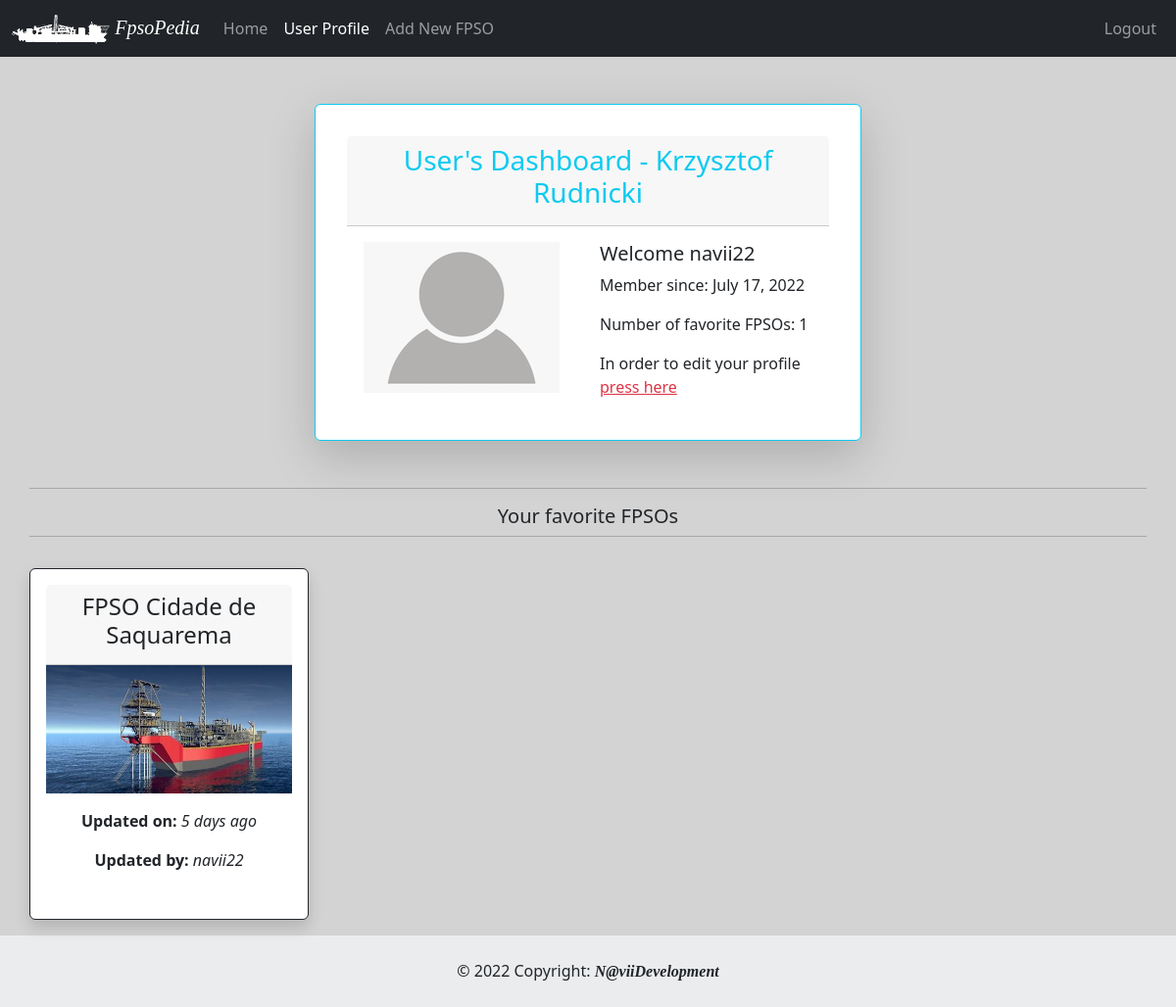
The app's page /user_dashboard/navii22 (signed in) with its own data.
### App/models.py (models this page shows, shortened)
class User (db.Model, UserMixin):
    id = db.Column(db.Integer, primary_key=True)
    user_name = db.Column(db.String, index=True)
    user_surname = db.Column(db.String, index=True)
    username = db.Column(db.String, index=True, unique=True)
    user_email = db.Column(db.String, index=True, unique=True)
    user_blog = db.Column(db.String, index=True)
    user_password_hash = db.Column(db.String(128))
    user_since = db.Column(db.DateTime, default=datetime.utcnow)
    user_last_seen= db.Column(db.DateTime, default=datetime.utcnow)
    favorite = db.relationship('Fpso', secondary=favorite, backref='followers', lazy='dynamic')
    def favorite_fpso(self):
        favorite_fpsos = Fpso.query.join(favorite, (favorite.c.fpso_id==Fpso.id)).filter(favorite.c.user_id==self.id).order_by(Fpso.fpso_name)
        return favorite_fpsos

class Fpso(db.Model):
    id = db.Column(db.Integer, primary_key=True)
    fpso_owner = db.Column(db.String, index=True, default="None")
    timestamp = db.Column(db.DateTime, default=datetime.utcnow)
    fpso_name = db.Column(db.String, unique=True, index=True)
    fpso_basin = db.Column(db.String, default="None", nullable = True)
    fpso_img_name = db.Column(db.String, default="default_fpso_card")
    fpso_remarks = db.Column(db.String, default="None")
    fpso_psn_lat_deg = db.Column(db.String, nullable = True)
    fpso_psn_lat_min = db.Column(db.String, nullable = True)
    fpso_psn_lat_sec = db.Column(db.String, nullable = True)
    fpso_psn_lat_NS = db.Column(db.String, default="S", nullable = True)
    fpso_psn_long_deg = db.Column(db.String, nullable = True)
    fpso_psn_long_min = db.Column(db.String, nullable = True)
    fpso_psn_long_sec = db.Column(db.String, nullable = True)
    fpso_psn_long_WE = db.Column(db.String, default="W", nullable = True)
    fpso_hdg = db.Column(db.String, nullable = True)
    fpso_disch_rate = db.Column(db.String, nullable = True)
    fpso_vhf = db.Column(db.String, default="None", nullable = True)
    fpso_email_1 = db.Column(db.String, default="fpso@example.com", nullable = True)
    fpso_email_2 = db.Column(db.String, default="fpso@example.com", nullable = True)
    fpso_email_3 = db.Column(db.String, default="fpso@example.com", nullable = True)
    fpso_email_4 = db.Column(db.String, default="fpso@example.com", nullable = True)
    fpso_email_5 = db.Column(db.String, default="fpso@example.com", nullable = True)
    cargo_name = db.Column(db.String, nullable = True)
    cargo_API = db.Column(db.String, nullable = True)
    cargo_dens = db.Column(db.String, nullable = True)
    cargo_temp = db.Column(db.String, nullable = True)
    cargo_bsw = db.Column(db.String, nullable = True)
    cargo_line_displ_fwd = db.Column(db.String, nullable = True)
    cargo_Hose_Flush_fwd = db.Column(db.String, nullable = True)
    cargo_line_displ_aft = db.Column(db.String, nullable = True)
    cargo_Hose_Flush_aft = db.Column(db.String, nullable = True)
    cargo_info = db.Column(db.String, nullable = True)
    darps_ID_fwd = db.Column(db.String, nullable = True)
    darps_1_tdma_fwd = db.Column(db.String, nullable = True)
    darps_2_tdma_fwd = db.Column(db.String, nullable = True)
    darps_info_fwd = db.Column(db.String, nullable = True)
    darps_1_ts_fwd = db.Column(db.String, nullable = True)
    darps_2_ts_fwd= db.Column(db.String, nullable = True)
    darps_ID_aft = db.Column(db.String, nullable = True)
    darps_1_tdma_aft = db.Column(db.String, nullable = True)
    darps_2_tdma_aft = db.Column(db.String, nullable = True)
    darps_info_aft = db.Column(db.String, nullable = True)
    darps_1_ts_aft = db.Column(db.String, nullable = True)
    darps_2_ts_aft= db.Column(db.String, nullable = True)
    artemis_address_code_fwd = db.Column(db.String, nullable = True)
    artemis_freq_pair_fwd = db.Column(db.String, nullable = True)
    artemis_info_fwd = db.Column(db.String, nullable = True)
    fanbeam_info_fwd = db.Column(db.String, nullable = True)
    radius_info_fwd = db.Column(db.String, nullable = True)
    artemis_address_code_aft = db.Column(db.String, nullable = True)
    artemis_freq_pair_aft = db.Column(db.String, nullable = True)
    artemis_info_aft = db.Column(db.String, nullable = True)
    fanbeam_info_aft = db.Column(db.String, nullable = True)
    radius_info_aft = db.Column(db.String, nullable = True)

### App/routes.py (the view)
@app.route('/user_dashboard/<username>')
@login_required
def dashboard(username):
    user = User.query.filter_by(username = username).first_or_404()
    followed_fpso = user.favorite_fpso()
    return render_template('dashboard.html', title='User Dashboard', user=user, fpsos=followed_fpso)

### App/models.py (called while the page is built)
@login.user_loader
def load_user(id):
    return User.query.get(int(id))

### App/templates/dashboard.html (shortened to what this page needs)
{% extends "base.html" %}
{% set active_page = 'dashboard' %}
{%  block content %}
<div class="container card border-info mb-3 col-10 col-md-6 shadow-lg p-3 mb-5 bg-body rounded">
  <div class="card-body">
      <div class="mb-3 card-header text-center text-info">
        <h3 >User's Dashboard - {{ user.user_name }} {{ user.user_surname }} </h3>
      </div>
      <div class="row">
        <div class="card-text col-12 col-lg-6 mb-3">
          <img src="{{ url_for('static', filename='img/default-profile.png') }}" alt="">
        </div>
        <div class="col-12 col-lg-6">
          <h5 class="card-title text-start">Welcome {{ user.username }}</h5>
          <p class="card-text text-start">Member since: {{ moment(user.user_since).format('LL') }}</p>
          <p class="card-text text-start">Number of favorite FPSOs: {{ user.favorite.count() }}</p>
          <p class="card-text text-start">In order to edit your profile <a href="{{ url_for('edit_user', username=user.username) }}" class="card-link link-danger">press here</a> </p>
        </div>
      </div>
  </div>
</div>
<div class="row mb-3">
  <hr>
  <h5 class="text-center">Your favorite FPSOs</h5>
  <hr>
</div>
<div class="row">
        {% if fpsos %}
            {% for fpso in fpsos %}
             {% include '_fpso.html' %}
            {% endfor %}
        {% else %}
            <p class="text-center text-muted">You do not have favorite FPSOs!!!</p>
        {% endif %}
    </div>
{% endblock %}

### App/templates/base.html (shortened to what this page needs)
<!DOCTYPE html>
<html lang="en">
<head>
    <link href="https://cdn.jsdelivr.net/npm/bootstrap@5.2.0-beta1/dist/css/bootstrap.min.css" rel="stylesheet">
    <link href="{{ url_for('static', filename='css/style.css') }}" rel="stylesheet">
</head>
<body>
    <navbar>
            {% include "_navbar.html" %}
    </navbar>
    <main>
        <div class="main container mt-5 text-center">
                {% block content %}
                {% endblock %}
        </div>
    </main>
    <footer class="text-center text-lg-start bg-light text-muted">
        {% include "_footer.html" %}
    </footer>
</body>
</html>

### App/templates/_navbar.html (shortened to what this page needs)
<nav class="navbar navbar-expand-md navbar-dark bg-dark sticky-top ">
  <div class="container-fluid">
    <a class="navbar-brand" href="/">
      <img src="{{ url_for('static', filename='img/fpso_nav-bar.png') }}" alt="" width="100" height="30">
      <em class="logo">FpsoPedia</em>
    </a>
    <div class="collapse navbar-collapse" id="navbarSupportedContent">
      <ul class="navbar-nav me-auto mb-2 mb-lg-0">
        <li class="nav-item">
          <a class="nav-link {{ 'active' if active_page=='index' else ''}}" aria-current="page" href="/">Home</a>
        </li>
        {% if current_user.is_authenticated %}
          <li class="nav-item">
            <a class="nav-link {{ 'active' if active_page=='dashboard' else ''}}" aria-current="page" href="{{ url_for('dashboard', username=current_user.username) }}">User Profile</a>
          </li>
           <li class="nav-item">
            <a class="nav-link {{ 'active' if active_page=='add_fpso' else ''}}" aria-current="page" href="{{ url_for('addfpso') }}">Add New FPSO</a>
          </li>
        {% endif %}
      </ul>
      <form class="d-flex text-secondary" role="search">
        <ul class="navbar-nav me-auto mb-2 mb-lg-0">
            {% if current_user.is_authenticated %}
              <li class="nav-item">
                <a class="nav-link " aria-current="page" href="{{ url_for('logout') }}">Logout</a>
            </li>
            {% else %}
              <li class="nav-item">
                <a class="nav-link {{ 'active' if active_page=='login' else ''}}" aria-current="page" href="{{ url_for('login') }}">Login</a>
            </li>
            {% endif %}
        </ul>
      </form>
    </div>
  </div>
</nav>

### App/templates/_fpso.html (shortened to what this page needs)
{% set logo = fpso.fpso_img_name %}
<div class="card border-dark mb-3 col-12 col-lg-3 shadow p-3 bg-body rounded">
  <div class="card-header ">
    <h4>{{ fpso.fpso_name }}</h4>
  </div>
    <div class="row">
      <img src="{{ url_for('static', filename='img/{}.jpg'.format(logo)) }}" class="rounded float-start" alt="FPSO Image">
      <div class="col">
        <div class="card-body text-dark">
        <p class="card-text"><b>Updated on:</b> <em>{{ moment(fpso.timestamp).fromNow(refresh=True) }}</em></p>
        <p class="card-text"><b>Updated by:</b>  <em>{{ fpso.fpso_owner }}</em></p>
      </div>
    </div>
  </div>
</div>

### App/templates/_footer.html
  <div class="text-center p-4 text-dark" style="background-color: rgba(0, 0, 0, 0.05);">
    © 2022 Copyright:
    <b><em class="logo">N@viiDevelopment</em></b>

### App/static/css/style.css (style rules this page uses)
body { background-color: lightgray; }
.main { min-height: 75vh; }
.logo { font-family:cursive; }

### records on screen
User: user_name "Krzysztof", user_surname "Rudnicki", username "navii22", user_since "July 17, 2022"
Fpso: fpso_name "FPSO Cidade de Saquarema", fpso_img_name (placeholder picture), timestamp "5 days ago", fpso_owner "navii22"

### other values on screen
{{ user.favorite.count() }} "1"
